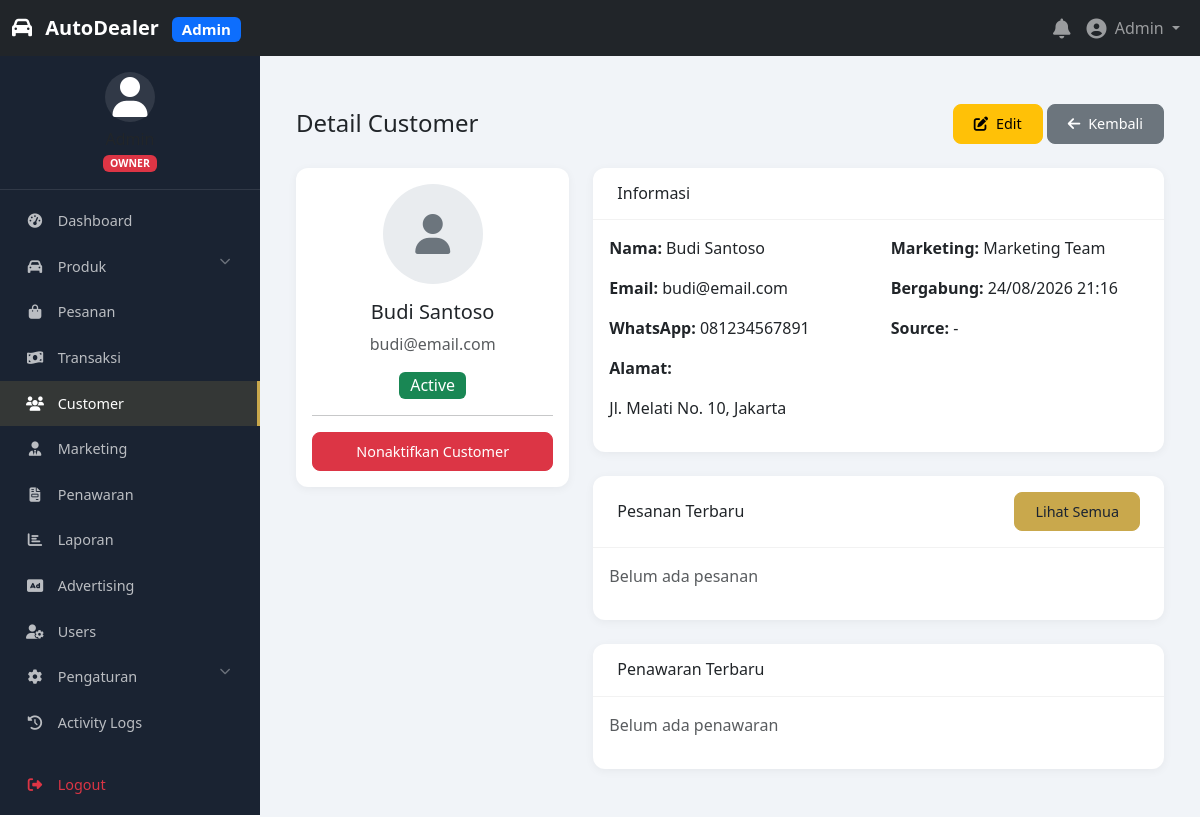
/admin/customers/detail.php?id=1 (signed in), run on the app's committed database.
### tables this page shows
CREATE TABLE IF NOT EXISTS users (
    id INT PRIMARY KEY AUTO_INCREMENT,
    username VARCHAR(50) UNIQUE DEFAULT NULL,
    email VARCHAR(100) UNIQUE NOT NULL,
    password VARCHAR(255) NOT NULL,
    first_name VARCHAR(50) DEFAULT NULL,
    last_name VARCHAR(50) DEFAULT NULL,
    phone VARCHAR(20) DEFAULT NULL,
    avatar VARCHAR(255) DEFAULT NULL,
    role ENUM('owner', 'supervisor', 'marketing', 'customer') DEFAULT 'customer',
    status ENUM('active', 'inactive', 'suspended') DEFAULT 'active',
    last_login DATETIME DEFAULT NULL,
    remember_token VARCHAR(255) DEFAULT NULL,
    created_at TIMESTAMP DEFAULT CURRENT_TIMESTAMP,
    updated_at TIMESTAMP DEFAULT CURRENT_TIMESTAMP ON UPDATE CURRENT_TIMESTAMP,
    INDEX idx_email (email),
    INDEX idx_username (username),
    INDEX idx_role (role),
    INDEX idx_status (status)
);

CREATE TABLE IF NOT EXISTS customers (
    id INT PRIMARY KEY AUTO_INCREMENT,
    user_id INT DEFAULT NULL,
    full_name VARCHAR(100) NOT NULL,
    email VARCHAR(100) UNIQUE NOT NULL,
    phone VARCHAR(20) NOT NULL,
    address TEXT DEFAULT NULL,
    city VARCHAR(50) DEFAULT NULL,
    province VARCHAR(50) DEFAULT NULL,
    postal_code VARCHAR(10) DEFAULT NULL,
    status ENUM('active', 'inactive') DEFAULT 'active',
    marketing_id INT DEFAULT NULL,
    source VARCHAR(50) DEFAULT NULL,
    created_at TIMESTAMP DEFAULT CURRENT_TIMESTAMP,
    updated_at TIMESTAMP DEFAULT CURRENT_TIMESTAMP ON UPDATE CURRENT_TIMESTAMP,
    FOREIGN KEY (user_id) REFERENCES users(id) ON DELETE SET NULL,
    FOREIGN KEY (marketing_id) REFERENCES marketing(id) ON DELETE SET NULL,
    INDEX idx_email (email),
    INDEX idx_phone (phone),
    INDEX idx_marketing (marketing_id),
    INDEX idx_status (status)
);

CREATE TABLE IF NOT EXISTS marketing (
    id INT PRIMARY KEY AUTO_INCREMENT,
    user_id INT NOT NULL,
    full_name VARCHAR(100) NOT NULL,
    email VARCHAR(100) UNIQUE NOT NULL,
    phone VARCHAR(20) DEFAULT NULL,
    target_sales INT DEFAULT 0,
    commission_rate DECIMAL(5,2) DEFAULT 0,
    status ENUM('active', 'inactive') DEFAULT 'active',
    created_at TIMESTAMP DEFAULT CURRENT_TIMESTAMP,
    updated_at TIMESTAMP DEFAULT CURRENT_TIMESTAMP ON UPDATE CURRENT_TIMESTAMP,
    FOREIGN KEY (user_id) REFERENCES users(id) ON DELETE CASCADE,
    INDEX idx_email (email),
    INDEX idx_status (status)
);

### config/database.php (called while the page is built, shortened)
<?php
class Database {
    private static $instance = null;
    private $connection;
    private function __construct() {
        try {
            $dsn = "mysql:host=" . DB_HOST . ";dbname=" . DB_NAME . ";charset=utf8mb4";
            $this->connection = new PDO($dsn, DB_USER, DB_PASS, [
                PDO::ATTR_ERRMODE => PDO::ERRMODE_EXCEPTION,
                PDO::ATTR_DEFAULT_FETCH_MODE => PDO::FETCH_ASSOC,
                PDO::ATTR_EMULATE_PREPARES => false,
                PDO::MYSQL_ATTR_INIT_COMMAND => "SET NAMES utf8mb4"
            ]);
        } catch (PDOException $e) {
            error_log("Database connection failed: " . $e->getMessage());
            die("Database connection failed. Please check your configuration.");
        }
    }
    public static function getInstance() {
        if (self::$instance === null) {
            self::$instance = new self();
        }
        return self::$instance;
    }
    public function prepare($sql) {
        return $this->connection->prepare($sql);
    }
}
?>

### includes/auth.php (called while the page is built, shortened)
<?php
require_once __DIR__ . '/../config/database.php';
class Auth {
    private $db;
    private $user = null;
    public function __construct() {
        $this->db = Database::getInstance();
    }
    public function isLoggedIn() {
        return isset($_SESSION['user_id']);
    }
    public function getCurrentUser() {
        if ($this->user === null && $this->isLoggedIn()) {
            $stmt = $this->db->prepare("SELECT * FROM users WHERE id = ?");
            $stmt->execute([$_SESSION['user_id']]);
            $this->user = $stmt->fetch();
        }
        return $this->user;
    }
    public function hasRole($role) {
        $user = $this->getCurrentUser();
        if (is_array($role)) {
            return in_array($user['role'], $role);
        }
        return $user['role'] === $role;
    }
    public function requireRole($role) {
        if (!$this->hasRole($role)) {
            header('HTTP/1.0 403 Forbidden');
            include BASE_PATH . '/403.php';
            exit;
        }
    }
}
$auth = new Auth();
?>

### includes/functions.php (called while the page is built, shortened)
<?php
function escape($input) {
    return htmlspecialchars($input, ENT_QUOTES, 'UTF-8');
}
function formatDate($date) {
    return date('d/m/Y H:i', strtotime($date));
}
?>

### admin/customers/detail.php (the view, shortened to what this page needs)
<?php
require_once '../../config/config.php';
require_once '../../includes/functions.php';
$auth->requireRole(['owner', 'supervisor']);
include '../includes/admin-header.php';
$db = Database::getInstance();
$id = $_GET['id'] ?? 0;
$stmt = $db->prepare("
    SELECT c.*, m.full_name as marketing_name, u.avatar
    FROM customers c
    LEFT JOIN marketing m ON c.marketing_id = m.id
    LEFT JOIN users u ON c.user_id = u.id
    WHERE c.id = ?
");
$stmt->execute([$id]);
$customer = $stmt->fetch();
$stmt = $db->prepare("
    SELECT * FROM orders WHERE customer_id = ? ORDER BY created_at DESC LIMIT 10
");
$stmt->execute([$id]);
$orders = $stmt->fetchAll();
$stmt = $db->prepare("
    SELECT o.*, p.model, b.name as brand_name
    FROM offers o
    JOIN products p ON o.product_id = p.id
    JOIN brands b ON p.brand_id = b.id
    WHERE o.customer_id = ?
    ORDER BY o.created_at DESC LIMIT 5
");
$stmt->execute([$id]);
$offers = $stmt->fetchAll();
?>
<div class="d-flex justify-content-between align-items-center mb-4">
    <h4 class="mb-0">Detail Customer</h4>
    <div>
        <a href="edit.php?id=<?= $id ?>" class="btn btn-warning">
            <i class="fas fa-edit me-1"></i> Edit
        </a>
        <a href="index.php" class="btn btn-secondary">
            <i class="fas fa-arrow-left me-1"></i> Kembali
        </a>
    </div>
</div>
<div class="row g-4">
    <div class="col-md-4">
        <div class="card">
            <div class="card-body text-center">
                <div class="avatar-circle mx-auto mb-3" style="width: 100px; height: 100px; border-radius: 50%; background: #e9ecef; display: flex; align-items: center; justify-content: center; font-size: 40px; color: #6c757d;">
                    <?php if (!empty($customer['avatar'])): ?>
                        <img src="<?= UPLOADS_URL . 'users/' . $customer['avatar'] ?>"
                             alt="Avatar" style="width: 100px; height: 100px; border-radius: 50%; object-fit: cover;">
                    <?php else: ?>
                        <i class="fas fa-user"></i>
                    <?php endif; ?>
                </div>
                <h5><?= escape($customer['full_name']) ?></h5>
                <p class="text-muted"><?= escape($customer['email']) ?></p>
                <span class="badge bg-<?= $customer['status'] == 'active' ? 'success' : 'danger' ?> fs-6">
                    <?= ucfirst($customer['status']) ?>
                </span>
                <hr>
                <form method="POST">
                    <button type="submit" class="btn btn-<?= $customer['status'] == 'active' ? 'danger' : 'success' ?> w-100">
                        <?= $customer['status'] == 'active' ? 'Nonaktifkan' : 'Aktifkan' ?> Customer
                    </button>
                </form>
            </div>
        </div>
    </div>
    <div class="col-md-8">
        <div class="card mb-4">
            <div class="card-header">
                <h6 class="mb-0">Informasi</h6>
            </div>
            <div class="card-body">
                <div class="row">
                    <div class="col-md-6">
                        <p><strong>Nama:</strong> <?= escape($customer['full_name']) ?></p>
                        <p><strong>Email:</strong> <?= escape($customer['email']) ?></p>
                        <p><strong>WhatsApp:</strong> <?= escape($customer['phone']) ?></p>
                    </div>
                    <div class="col-md-6">
                        <p><strong>Marketing:</strong> <?= escape($customer['marketing_name'] ?? '-') ?></p>
                        <p><strong>Bergabung:</strong> <?= formatDate($customer['created_at']) ?></p>
                        <p><strong>Source:</strong> <?= escape($customer['source'] ?? '-') ?></p>
                    </div>
                </div>
                <?php if (!empty($customer['address'])): ?>
                    <p><strong>Alamat:</strong></p>
                    <p><?= nl2br(escape($customer['address'])) ?></p>
                <?php endif; ?>
            </div>
        </div>
        <div class="card mb-4">
            <div class="card-header d-flex justify-content-between align-items-center">
                <h6 class="mb-0">Pesanan Terbaru</h6>
                <a href="<?= ADMIN_URL ?>orders/?customer=<?= $customer['id'] ?>" class="btn btn-sm btn-primary">
                    Lihat Semua
                </a>
            </div>
            <div class="card-body">
                <?php if (empty($orders)): ?>
                    <p class="text-muted">Belum ada pesanan</p>
                <?php endif; ?>
            </div>
        </div>
        <div class="card">
            <div class="card-header">
                <h6 class="mb-0">Penawaran Terbaru</h6>
            </div>
            <div class="card-body">
                <?php if (empty($offers)): ?>
                    <p class="text-muted">Belum ada penawaran</p>
                <?php endif; ?>
            </div>
        </div>
    </div>
</div>
<?php include '../includes/admin-footer.php'; ?>

### admin/includes/admin-header.php (shortened to what this page needs)
<?php
require_once dirname(__DIR__, 2) . '/config/config.php';
require_once dirname(__DIR__, 2) . '/includes/functions.php';
$user = $auth->getCurrentUser();
?>
<!DOCTYPE html>
<html lang="id">
<head>
    <link href="https://cdn.jsdelivr.net/npm/bootstrap@5.3.0/dist/css/bootstrap.min.css" rel="stylesheet">
    <link rel="stylesheet" href="https://cdnjs.cloudflare.com/ajax/libs/font-awesome/6.5.0/css/all.min.css">
    <link rel="stylesheet" href="<?= ASSETS_URL ?>css/admin.css?v=<?= time() ?>">
    <link rel="stylesheet" href="<?= ASSETS_URL ?>css/responsive.css?v=<?= time() ?>">
</head>
<body>
    <nav class="navbar navbar-expand-lg navbar-dark bg-dark fixed-top">
        <div class="container-fluid">
            <a class="navbar-brand" href="<?= ADMIN_URL ?>">
                <i class="fas fa-car me-2"></i>
                <span class="fw-bold">AutoDealer</span>
                <span class="badge bg-primary ms-2">Admin</span>
            </a>
            <div class="collapse navbar-collapse" id="adminNavbar">
                <ul class="navbar-nav ms-auto align-items-center">
                    <li class="nav-item dropdown">
                        <a class="nav-link position-relative" href="#" data-bs-toggle="dropdown">
                            <i class="fas fa-bell fa-lg"></i>
                        </a>
                    </li>
                    <li class="nav-item dropdown">
                        <a class="nav-link dropdown-toggle" href="#" data-bs-toggle="dropdown">
                            <i class="fas fa-user-circle fa-lg me-1"></i>
                            <?= escape($user['first_name'] ?? $user['username'] ?? 'User') ?>
                        </a>
                    </li>
                </ul>
            </div>
        </div>
    </nav>
    <div class="admin-wrapper">
        <?php include 'admin-sidebar.php'; ?>
        <div class="admin-content">
            <div class="container-fluid py-4">

### admin/includes/admin-sidebar.php (shortened to what this page needs)
<?php
$user = $auth->getCurrentUser();
$role = $user['role'];
$currentPage = basename($_SERVER['PHP_SELF']);
$currentDir = basename(dirname($_SERVER['PHP_SELF']));
function isActive($page, $dir = '') {
    global $currentPage, $currentDir;
    if ($dir) {
        return $currentDir == $dir ? 'active' : '';
    }
    return $currentPage == $page ? 'active' : '';
}
function isActiveParent($dirs) {
    global $currentDir;
    return in_array($currentDir, $dirs) ? 'active' : '';
}
?>
<nav class="admin-sidebar">
    <div class="sidebar-user text-center py-3">
        <div class="avatar-circle mx-auto mb-2">
            <?php if (!empty($user['avatar'])): ?>
                <img src="<?= UPLOADS_URL . 'users/' . $user['avatar'] ?>" alt="Avatar" class="rounded-circle" width="50">
            <?php else: ?>
                <i class="fas fa-user fa-2x"></i>
            <?php endif; ?>
        </div>
        <h6 class="mb-0"><?= escape($user['first_name'] ?? $user['username'] ?? 'User') ?></h6>
        <small class="text-muted">
            <span class="badge bg-<?= $role == 'owner' ? 'danger' : ($role == 'supervisor' ? 'warning' : 'info') ?>">
                <?= strtoupper($role) ?>
            </span>
        </small>
    </div>
    <ul class="nav nav-pills flex-column">
        <li class="nav-item">
            <a class="nav-link <?= isActive('index.php', '') ?>" href="<?= ADMIN_URL ?>">
                <i class="fas fa-tachometer-alt me-2"></i> Dashboard
            </a>
        </li>
        <li class="nav-item">
            <a class="nav-link <?= isActiveParent(['products']) ?>" href="#productsMenu" data-bs-toggle="collapse">
                <i class="fas fa-car me-2"></i> Produk
                <i class="fas fa-chevron-down float-end"></i>
            </a>
        </li>
        <li class="nav-item">
            <a class="nav-link <?= isActiveParent(['orders']) ?>" href="<?= ADMIN_URL ?>orders/">
                <i class="fas fa-shopping-bag me-2"></i> Pesanan
            </a>
        </li>
        <li class="nav-item">
            <a class="nav-link <?= isActiveParent(['transactions']) ?>" href="<?= ADMIN_URL ?>transactions/">
                <i class="fas fa-money-bill-wave me-2"></i> Transaksi
            </a>
        </li>
        <li class="nav-item">
            <a class="nav-link <?= isActiveParent(['customers']) ?>" href="<?= ADMIN_URL ?>customers/">
                <i class="fas fa-users me-2"></i> Customer
            </a>
        </li>
        <li class="nav-item">
            <a class="nav-link <?= isActiveParent(['marketing']) ?>" href="<?= ADMIN_URL ?>marketing/">
                <i class="fas fa-user-tie me-2"></i> Marketing
            </a>
        </li>
        <li class="nav-item">
            <a class="nav-link <?= isActiveParent(['offers']) ?>" href="<?= ADMIN_URL ?>offers/">
                <i class="fas fa-file-invoice me-2"></i> Penawaran
            </a>
        </li>
        <li class="nav-item">
            <a class="nav-link <?= isActive('index.php', 'reports') ?>" href="<?= ADMIN_URL ?>reports/">
                <i class="fas fa-chart-bar me-2"></i> Laporan
            </a>
        </li>
        <?php if ($role == 'owner'): ?>
            <li class="nav-item">
                <a class="nav-link <?= isActive('index.php', 'advertising') ?>" href="<?= ADMIN_URL ?>advertising/">
                    <i class="fas fa-ad me-2"></i> Advertising
                </a>
            </li>
            <li class="nav-item">
                <a class="nav-link <?= isActiveParent(['users']) ?>" href="<?= ADMIN_URL ?>users/">
                    <i class="fas fa-user-cog me-2"></i> Users
                </a>
            </li>
            <li class="nav-item">
                <a class="nav-link <?= isActiveParent(['settings']) ?>" href="#settingsMenu" data-bs-toggle="collapse">
                    <i class="fas fa-cog me-2"></i> Pengaturan
                    <i class="fas fa-chevron-down float-end"></i>
                </a>
            </li>
            <li class="nav-item">
                <a class="nav-link <?= isActive('index.php', 'logs') ?>" href="<?= ADMIN_URL ?>logs/">
                    <i class="fas fa-history me-2"></i> Activity Logs
                </a>
            </li>
        <?php endif; ?>
        <li class="nav-item mt-3">
            <a class="nav-link text-danger" href="<?= BASE_URL ?>logout.php">
                <i class="fas fa-sign-out-alt me-2"></i> Logout
            </a>
        </li>
    </ul>
</nav>

### data on the page
users: first_name "Admin", role "OWNER"
customers: full_name "Budi Santoso", email "budi@email.com", status "Active", phone "081234567891", marketing.full_name "Marketing Team", created_at "24/08/2026 21:16", source "-", address "Jl. Melati No. 10, Jakarta"
